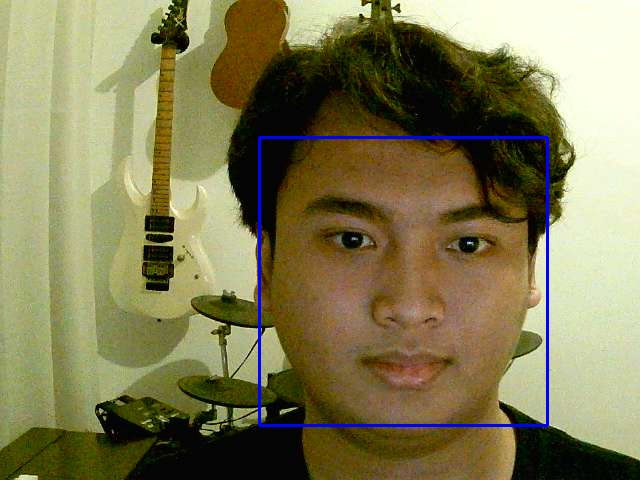
#> input picture datawajah/wajah.2.10.jpg, 640 x 480 px; its folder holds only this picture in this run
$ python LatihWajah.py
#> lines starting #> are read from the running program, lines starting #| are printed output that depends on the picture
import cv2, os, numpy as np
from PIL import Image

wajahDir = 'datawajah'
latihDir = 'latihwajah'
def getImageLabel(path):
#> called with path = 'datawajah'
    imagePaths = [os.path.join(path, f) for f in os.listdir(path)]
    faceSamples = []
    faceIDs = []
    for imagePath in imagePaths:
        PILImg = Image.open(imagePath).convert('L') #convert ke dalam grey
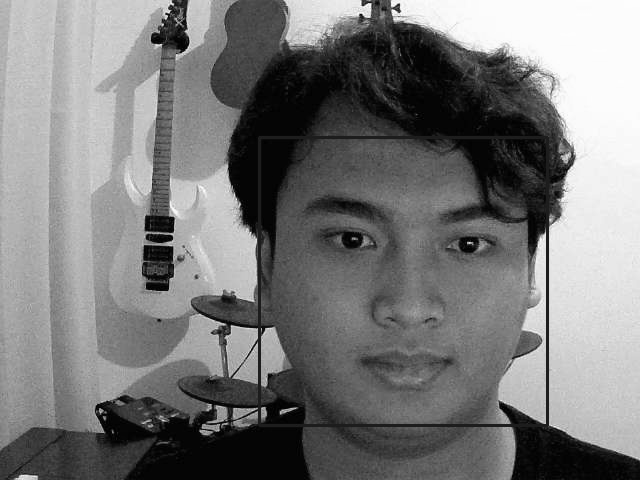
#> PILImg: PIL image 640x480 L; min 0, max 253, mean 122
        imgNum = np.array(PILImg,'uint8')
        faceID = int(os.path.split(imagePath)[-1].split(".")[1])
        faces = faceDetector.detectMultiScale(imgNum)
#> faces = [[261, 130, 295, 295]]
        for (x, y, w, h) in faces:
            faceSamples.append(imgNum[y:y+h,x:x+w])
            faceIDs.append(faceID)
#> this loop made 1 pass
#> after the loop, faceIDs = [2]; faceSamples = 1 item
        return faceSamples, faceIDs

faceRecognizer = cv2.face.LBPHFaceRecognizer_create()
faceDetector = cv2.CascadeClassifier('haarcascade_frontalface_default.xml')

print("Mesin sedang melakukan training data wajah. Tunggu daam beberapa detik.")
faces,IDs = getImageLabel(wajahDir)
#> faces = 1 item; IDs = [2]
faceRecognizer.train(faces,np.array(IDs))

faceRecognizer.write(latihDir+'/training.xml')
print("Sebanyak {0} data wajah teah ditrainingkan ke mesin.",format(len(np.unique(IDs))))
#| Sebanyak {0} data wajah teah ditrainingkan ke mesin. 1
